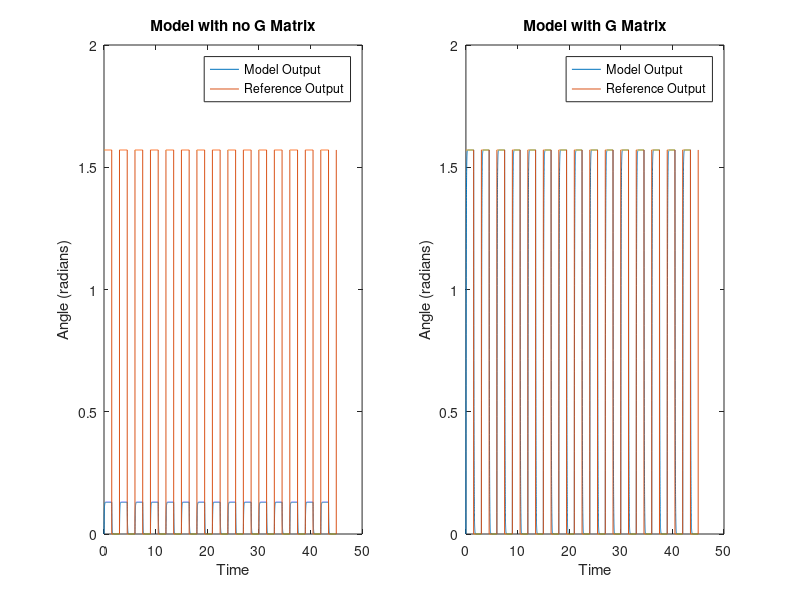

Write the MATLAB code that produced this figure. (Note: this script raises an error after producing the figure.)
%% EE/ME 472 Mini Lab 04, Full State Feedback Control with Observer on hardware!
% This lab takes place with two parts.  We will use our motor model we
% found from Mini Lab 01 and design a full state feedback position
% controller. We will compare this to what is achievable using
% straight proportional or PD control.  We will also implement our
% controller on the arduino Minseg motor with a full state observer.
clear
close all
%% Here is the motor model from Mini Lab 01
Ra = 4.4;
La = .004;
Kt = .47;
Ke = .495;
J = 3.58e-6; 
b = .01;
% Here is the transfer function for voltage (input) to position (radians)
motor_tf = tf(Kt,[J*La Ra*J+La*b Ra*b+Kt*Ke 0]);
[A, B, C, D] = tf2ss(Kt,[J*La Ra*J+La*b Ra*b+Kt*Ke 0]);
motor_ss = ss(A,B,C,D);
Ts = 0.003;
motorDiscrete = c2d(motor_ss,Ts);
%% First Test the observability and controllability of the motor
controllableif3=rank(ctrb(A,B)); %System is controllable
observableif3=rank(obsv(A,C)); %system is observable
%% Lets check the stability as well
stability=eigs(A); %all eigenvalues are negative so stable
%% Lets calculate the gains for FSB
% First choose the desired poles, lets be nice and conservative
poles_desired = [-20.5 -1946.64804469274+3940.77346066813*1i -1946.64804469274-3940.77346066813*1i]; % Continuous, PF with a gain of 12
pDisc=exp(poles_desired.*Ts); %poles in z-domain

K=place(A,B,poles_desired);
%% Problem 1a, Now find the gain
% place command, use the discrete model
Kdisk=place(motorDiscrete.A,motorDiscrete.B,pDisc); % very similar K values

%% Problem 1b Lets check our newfangled controller using our model, then we can compare it to reality
% First Load the desired reference (provided)
load reference
% Build the linear model with the FSB included
t = 0:Ts:5;
u = sin(t);
motor_ssfb=ss(A-B*K,B,C,D);
[y1,t1,x1]=lsim(motor_ssfb,u,t);
% Check the eigenvalues/poles of the new state feedback system
eigs(motor_ssfb.A); %all nice and negative

[y_test, t_test, x_test] = lsim(motor_ssfb,ref,tsim,[0 0 0]);
figure('Name','Problem 1')
subplot(1,2,1)
plot(t_test,y_test,tsim,ref)
legend('Model Output','Reference Output');
title('Model with no G Matrix');
xlabel('Time');
ylabel('Angle (radians)');
% Lets scale the reference as per the notes
G=-inv(C*inv(A-B*Kdisk)*B);
% Redefine the system with a scaled input
scaled_ss=ss(motorDiscrete.A-motorDiscrete.B*Kdisk,G*motorDiscrete.B,motorDiscrete.C,motorDiscrete.D, Ts);
% Simulate and plot results
[y_test, t_test, x_test] = lsim(scaled_ss,ref,tsim,[0 0 0]);
subplot(1,2,2)
plot(t_test,y_test,tsim,ref)
legend('Model Output','Reference Output');
title('Model with G Matrix');
xlabel('Time');
ylabel('Angle (radians)');

% Now load the results of a test run using the proportional controller in
% simulink
load motordata.mat
% Also load the proportional feedback model for comparison
load MotorModelPFB.mat % Loads IOTransfer_r2y, proportional feedback model with gain of 12

% Now simulate the model and compare it to the actual performance
t2=linspace(0,45,14977);
[y_pf,t_pf,x2]=lsim(IOTransfer_r2y,squeeze(vin),t2);
figure('Name','Proportional Feedback Model versus Reality');
plot(t_test,y_test,'.',t_pf,y_pf,tsim,squeeze(pos),tsim,ref)
legend('State Feedback Model','Proportional Feedback Model','Measured PF','Reference');

%% We have one more problem before we can implement this on the actual Minseg, if we are using only wheel encoders, we don't know all the states, in fact we only know the output.
% We could add sensors, there are rate gyros and accelerometers on the
% minseg, but instead lets take the opportunity to see if we can use an
% observer in tandem with our full state feedback controller, we will
% design the observer in Matlab, test it on the model, then try and
% implement the controller and observer on the Minseg.
obs_poles = poles_desired.*2; % Say 10 times as fast
pDiscObs=exp(obs_poles.*Ts);  %poles in z-domain
% use place on the discrete model to place the discrete poles
L=place(motorDiscrete.A',motorDiscrete.C',pDiscObs)';
% Create a linear model of the system using FSB and the observer!
Aobs=[motorDiscrete.A, -motorDiscrete.B*K;
    L*motorDiscrete.C, motorDiscrete.A-motorDiscrete.B*K-L*motorDiscrete.C];
obs_ss=ss(Aobs,[motorDiscrete.B;motorDiscrete.B],[motorDiscrete.C zeros(size(motorDiscrete.C))],motorDiscrete.D, Ts);

%% Load the results from the observer and full state feedback implemented in
% simulink on the Minseg!
load motordata_withobserver.mat;



%% Simulate the whole thing with lsim and compare to the measured
% performance
t3=linspace(0,45,15001);
[y_testobs,t_testobs,x_testobs]=lsim(obs_ss,G*squeeze(ref)',t3);
x_est=x_testobs(:,4:6)';
model_input=G*ref'-Kdisk*x_est;
figure('Name','Full State Feedback Model versus Reality');
subplot(1,2,1)
plot(t_testobs,y_testobs,tsim,ref,tsim,squeeze(pos));
legend('FSB Model','Reference','FSB Measured');
subplot(1,2,2);

plot(tsim,vin,tsim,model_input)
legend('Actual Input','Model Input');
xlabel('Time');
ylabel('Volts');
 
save;
